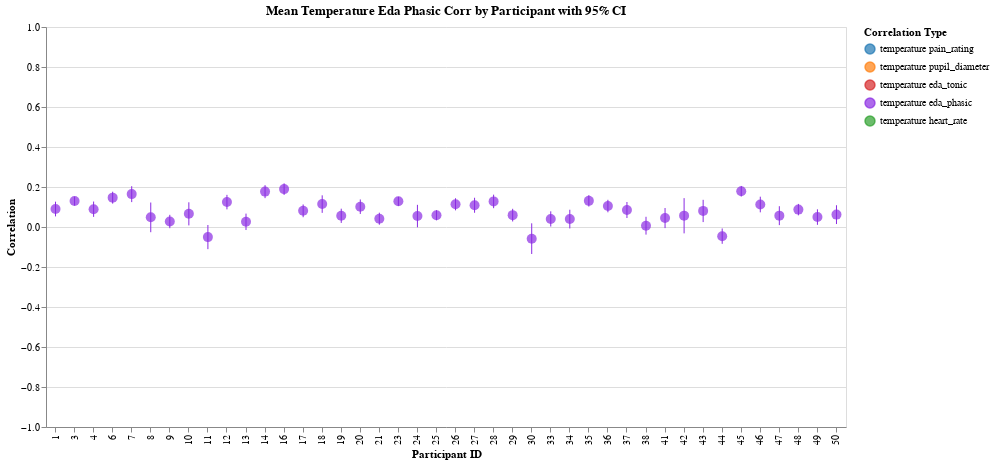

The notebook cell this image was saved under:
### Markdown cell above
## Temperature / EDA Phasic

### Code cell
col1, col2 = "temperature", "eda_phasic"

corr_by_trial = calculate_correlations_by_trial(df, col1, col2)
corr_by_participant = aggregate_correlations_fisher_z(
    corr_by_trial, col1, col2, "participant_id", include_ci=True
)
# plot_correlations_by_trial(corr_by_trial, col1, col2)
eda_phasic = plot_correlations_by_participant(
    corr_by_participant, col1, col2, with_config=-False, color_map=COLORS
)
eda_phasic

### Figure 1 — Vega-Lite specification as saved in the notebook (floating-point values rounded to 4 significant figures)
{"config": {"view": {"continuousWidth": 300, "continuousHeight": 300}}, "layer": [{"mark": {"type": "rule"}, "encoding": {"color": {"field": "correlation_type", "legend": {"labelExpr": "replace(replace(datum.label, '_corr', ''), '_', ' ')", "title": "Correlation Type"}, "scale": {"domain": ["temperature_pain_rating_corr", "temperature_pupil_diameter_corr", "temperature_eda_tonic_corr", "temperature_eda_phasic_corr", "temperature_heart_rate_corr"], "range": ["#1f77b4", "#ff7f0e", "#d62728", "#8a2be2", "#2ca02c"]}, "type": "nominal"}, "x": {"axis": {"title": "Participant ID"}, "field": "participant_id", "type": "ordinal"}, "y": {"axis": {"title": "Correlation"}, "field": "participant_id_temperature_eda_phasic_corr_ci_lower", "scale": {"domain": [-1, 1]}, "type": "quantitative"}, "y2": {"field": "participant_id_temperature_eda_phasic_corr_ci_upper"}}, "title": "Mean Temperature Eda Phasic Corr by Participant with 95% CI"}, {"mark": {"type": "circle", "size": 100}, "encoding": {"color": {"field": "correlation_type", "legend": {"labelExpr": "replace(replace(datum.label, '_corr', ''), '_', ' ')", "title": "Correlation Type"}, "scale": {"domain": ["temperature_pain_rating_corr", "temperature_pupil_diameter_corr", "temperature_eda_tonic_corr", "temperature_eda_phasic_corr", "temperature_heart_rate_corr"], "range": ["#1f77b4", "#ff7f0e", "#d62728", "#8a2be2", "#2ca02c"]}, "type": "nominal"}, "tooltip": [{"field": "participant_id", "title": "Participant", "type": "nominal"}, {"field": "participant_id_temperature_eda_phasic_corr_mean", "format": ".3f", "title": "Mean Correlation", "type": "quantitative"}, {"field": "participant_id_temperature_eda_phasic_corr_ci_lower", "format": ".3f", "title": "CI Lower", "type": "quantitative"}, {"field": "participant_id_temperature_eda_phasic_corr_ci_upper", "format": ".3f", "title": "CI Upper", "type": "quantitative"}], "x": {"axis": {"title": "Participant ID"}, "field": "participant_id", "type": "ordinal"}, "y": {"field": "participant_id_temperature_eda_phasic_corr_mean", "type": "quantitative"}}, "title": "Mean Temperature Eda Phasic Corr by Participant with 95% CI"}], "data": {"name": "data-e188fbaa2d3f49dec77cecc02621b56c"}, "height": 400, "width": 800, "$schema": "https://vega.github.io/schema/vega-lite/v5.20.1.json", "datasets": {"data-e188fbaa2d3f49dec77cecc02621b56c": [{"participant_id": 1, "participant_id_temperature_eda_phasic_corr_mean": 0.08993, "participant_id_temperature_eda_phasic_corr_ci_lower": 0.05298, "participant_id_temperature_eda_phasic_corr_ci_upper": 0.1266, "correlation_type": "temperature_eda_phasic_corr"}, {"participant_id": 3, "participant_id_temperature_eda_phasic_corr_mean": 0.1297, "participant_id_temperature_eda_phasic_corr_ci_lower": 0.1071, "participant_id_temperature_eda_phasic_corr_ci_upper": 0.1521, "correlation_type": "temperature_eda_phasic_corr"}, {"participant_id": 4, "participant_id_temperature_eda_phasic_corr_mean": 0.08913, "participant_id_temperature_eda_phasic_corr_ci_lower": 0.0507, "participant_id_temperature_eda_phasic_corr_ci_upper": 0.1273, "correlation_type": "temperature_eda_phasic_corr"}, {"participant_id": 6, "participant_id_temperature_eda_phasic_corr_mean": 0.1468, "participant_id_temperature_eda_phasic_corr_ci_lower": 0.1169, "participant_id_temperature_eda_phasic_corr_ci_upper": 0.1764, "correlation_type": "temperature_eda_phasic_corr"}, {"participant_id": 7, "participant_id_temperature_eda_phasic_corr_mean": 0.1645, "participant_id_temperature_eda_phasic_corr_ci_lower": 0.1245, "participant_id_temperature_eda_phasic_corr_ci_upper": 0.204, "correlation_type": "temperature_eda_phasic_corr"}, {"participant_id": 8, "participant_id_temperature_eda_phasic_corr_mean": 0.04844, "participant_id_temperature_eda_phasic_corr_ci_lower": -0.02605, "participant_id_temperature_eda_phasic_corr_ci_upper": 0.1224, "correlation_type": "temperature_eda_phasic_corr"}, {"participant_id": 9, "participant_id_temperature_eda_phasic_corr_mean": 0.02751, "participant_id_temperature_eda_phasic_corr_ci_lower": -0.005943, "participant_id_temperature_eda_phasic_corr_ci_upper": 0.0609, "correlation_type": "temperature_eda_phasic_corr"}, {"participant_id": 10, "participant_id_temperature_eda_phasic_corr_mean": 0.06596, "participant_id_temperature_eda_phasic_corr_ci_lower": 0.007969, "participant_id_temperature_eda_phasic_corr_ci_upper": 0.1235, "correlation_type": "temperature_eda_phasic_corr"}, {"participant_id": 11, "participant_id_temperature_eda_phasic_corr_mean": -0.05061, "participant_id_temperature_eda_phasic_corr_ci_lower": -0.1108, "participant_id_temperature_eda_phasic_corr_ci_upper": 0.00995, "correlation_type": "temperature_eda_phasic_corr"}, {"participant_id": 12, "participant_id_temperature_eda_phasic_corr_mean": 0.1247, "participant_id_temperature_eda_phasic_corr_ci_lower": 0.08827, "participant_id_temperature_eda_phasic_corr_ci_upper": 0.1607, "correlation_type": "temperature_eda_phasic_corr"}, {"participant_id": 13, "participant_id_temperature_eda_phasic_corr_mean": 0.02596, "participant_id_temperature_eda_phasic_corr_ci_lower": -0.01509, "participant_id_temperature_eda_phasic_corr_ci_upper": 0.06692, "correlation_type": "temperature_eda_phasic_corr"}, {"participant_id": 14, "participant_id_temperature_eda_phasic_corr_mean": 0.177, "participant_id_temperature_eda_phasic_corr_ci_lower": 0.1443, "participant_id_temperature_eda_phasic_corr_ci_upper": 0.2092, "correlation_type": "temperature_eda_phasic_corr"}, {"participant_id": 16, "participant_id_temperature_eda_phasic_corr_mean": 0.1895, "participant_id_temperature_eda_phasic_corr_ci_lower": 0.1603, "participant_id_temperature_eda_phasic_corr_ci_upper": 0.2183, "correlation_type": "temperature_eda_phasic_corr"}, {"participant_id": 17, "participant_id_temperature_eda_phasic_corr_mean": 0.08087, "participant_id_temperature_eda_phasic_corr_ci_lower": 0.04886, "participant_id_temperature_eda_phasic_corr_ci_upper": 0.1127, "correlation_type": "temperature_eda_phasic_corr"}, {"participant_id": 18, "participant_id_temperature_eda_phasic_corr_mean": 0.1147, "participant_id_temperature_eda_phasic_corr_ci_lower": 0.07067, "participant_id_temperature_eda_phasic_corr_ci_upper": 0.1583, "correlation_type": "temperature_eda_phasic_corr"}, {"participant_id": 19, "participant_id_temperature_eda_phasic_corr_mean": 0.05603, "participant_id_temperature_eda_phasic_corr_ci_lower": 0.02037, "participant_id_temperature_eda_phasic_corr_ci_upper": 0.09154, "correlation_type": "temperature_eda_phasic_corr"}, {"participant_id": 20, "participant_id_temperature_eda_phasic_corr_mean": 0.1016, "participant_id_temperature_eda_phasic_corr_ci_lower": 0.06517, "participant_id_temperature_eda_phasic_corr_ci_upper": 0.1377, "correlation_type": "temperature_eda_phasic_corr"}, {"participant_id": 21, "participant_id_temperature_eda_phasic_corr_mean": 0.04149, "participant_id_temperature_eda_phasic_corr_ci_lower": 0.0114, "participant_id_temperature_eda_phasic_corr_ci_upper": 0.07149, "correlation_type": "temperature_eda_phasic_corr"}, {"participant_id": 23, "participant_id_temperature_eda_phasic_corr_mean": 0.1284, "participant_id_temperature_eda_phasic_corr_ci_lower": 0.1056, "participant_id_temperature_eda_phasic_corr_ci_upper": 0.1511, "correlation_type": "temperature_eda_phasic_corr"}, {"participant_id": 24, "participant_id_temperature_eda_phasic_corr_mean": 0.0548, "participant_id_temperature_eda_phasic_corr_ci_lower": -0.001593, "participant_id_temperature_eda_phasic_corr_ci_upper": 0.1108, "correlation_type": "temperature_eda_phasic_corr"}, {"participant_id": 25, "participant_id_temperature_eda_phasic_corr_mean": 0.05888, "participant_id_temperature_eda_phasic_corr_ci_lower": 0.03364, "participant_id_temperature_eda_phasic_corr_ci_upper": 0.08404, "correlation_type": "temperature_eda_phasic_corr"}, {"participant_id": 26, "participant_id_temperature_eda_phasic_corr_mean": 0.1136, "participant_id_temperature_eda_phasic_corr_ci_lower": 0.08322, "participant_id_temperature_eda_phasic_corr_ci_upper": 0.1437, "correlation_type": "temperature_eda_phasic_corr"}, {"participant_id": 27, "participant_id_temperature_eda_phasic_corr_mean": 0.1088, "participant_id_temperature_eda_phasic_corr_ci_lower": 0.07113, "participant_id_temperature_eda_phasic_corr_ci_upper": 0.1462, "correlation_type": "temperature_eda_phasic_corr"}, {"participant_id": 28, "participant_id_temperature_eda_phasic_corr_mean": 0.128, "participant_id_temperature_eda_phasic_corr_ci_lower": 0.0941, "participant_id_temperature_eda_phasic_corr_ci_upper": 0.1617, "correlation_type": "temperature_eda_phasic_corr"}, {"participant_id": 29, "participant_id_temperature_eda_phasic_corr_mean": 0.05933, "participant_id_temperature_eda_phasic_corr_ci_lower": 0.02758, "participant_id_temperature_eda_phasic_corr_ci_upper": 0.09095, "correlation_type": "temperature_eda_phasic_corr"}, {"participant_id": 30, "participant_id_temperature_eda_phasic_corr_mean": -0.05864, "participant_id_temperature_eda_phasic_corr_ci_lower": -0.135, "participant_id_temperature_eda_phasic_corr_ci_upper": 0.01841, "correlation_type": "temperature_eda_phasic_corr"}, {"participant_id": 33, "participant_id_temperature_eda_phasic_corr_mean": 0.04037, "participant_id_temperature_eda_phasic_corr_ci_lower": 0.002331, "participant_id_temperature_eda_phasic_corr_ci_upper": 0.07828, "correlation_type": "temperature_eda_phasic_corr"}, {"participant_id": 34, "participant_id_temperature_eda_phasic_corr_mean": 0.03964, "participant_id_temperature_eda_phasic_corr_ci_lower": -0.007262, "participant_id_temperature_eda_phasic_corr_ci_upper": 0.08637, "correlation_type": "temperature_eda_phasic_corr"}, {"participant_id": 35, "participant_id_temperature_eda_phasic_corr_mean": 0.1307, "participant_id_temperature_eda_phasic_corr_ci_lower": 0.1022, "participant_id_temperature_eda_phasic_corr_ci_upper": 0.1591, "correlation_type": "temperature_eda_phasic_corr"}, {"participant_id": 36, "participant_id_temperature_eda_phasic_corr_mean": 0.1049, "participant_id_temperature_eda_phasic_corr_ci_lower": 0.07357, "participant_id_temperature_eda_phasic_corr_ci_upper": 0.136, "correlation_type": "temperature_eda_phasic_corr"}, {"participant_id": 37, "participant_id_temperature_eda_phasic_corr_mean": 0.08507, "participant_id_temperature_eda_phasic_corr_ci_lower": 0.04493, "participant_id_temperature_eda_phasic_corr_ci_upper": 0.1249, "correlation_type": "temperature_eda_phasic_corr"}, {"participant_id": 38, "participant_id_temperature_eda_phasic_corr_mean": 0.006509, "participant_id_temperature_eda_phasic_corr_ci_lower": -0.03808, "participant_id_temperature_eda_phasic_corr_ci_upper": 0.05107, "correlation_type": "temperature_eda_phasic_corr"}, {"participant_id": 41, "participant_id_temperature_eda_phasic_corr_mean": 0.04482, "participant_id_temperature_eda_phasic_corr_ci_lower": -0.005482, "participant_id_temperature_eda_phasic_corr_ci_upper": 0.09489, "correlation_type": "temperature_eda_phasic_corr"}, {"participant_id": 42, "participant_id_temperature_eda_phasic_corr_mean": 0.0567, "participant_id_temperature_eda_phasic_corr_ci_lower": -0.0318, "participant_id_temperature_eda_phasic_corr_ci_upper": 0.1443, "correlation_type": "temperature_eda_phasic_corr"}, {"participant_id": 43, "participant_id_temperature_eda_phasic_corr_mean": 0.08049, "participant_id_temperature_eda_phasic_corr_ci_lower": 0.02459, "participant_id_temperature_eda_phasic_corr_ci_upper": 0.1359, "correlation_type": "temperature_eda_phasic_corr"}, {"participant_id": 44, "participant_id_temperature_eda_phasic_corr_mean": -0.04583, "participant_id_temperature_eda_phasic_corr_ci_lower": -0.08411, "participant_id_temperature_eda_phasic_corr_ci_upper": -0.007413, "correlation_type": "temperature_eda_phasic_corr"}, {"participant_id": 45, "participant_id_temperature_eda_phasic_corr_mean": 0.1791, "participant_id_temperature_eda_phasic_corr_ci_lower": 0.1527, "participant_id_temperature_eda_phasic_corr_ci_upper": 0.2052, "correlation_type": "temperature_eda_phasic_corr"}, {"participant_id": 46, "participant_id_temperature_eda_phasic_corr_mean": 0.1126, "participant_id_temperature_eda_phasic_corr_ci_lower": 0.07333, "participant_id_temperature_eda_phasic_corr_ci_upper": 0.1515, "correlation_type": "temperature_eda_phasic_corr"}, {"participant_id": 47, "participant_id_temperature_eda_phasic_corr_mean": 0.05677, "participant_id_temperature_eda_phasic_corr_ci_lower": 0.009336, "participant_id_temperature_eda_phasic_corr_ci_upper": 0.1039, "correlation_type": "temperature_eda_phasic_corr"}, {"participant_id": 48, "participant_id_temperature_eda_phasic_corr_mean": 0.08691, "participant_id_temperature_eda_phasic_corr_ci_lower": 0.05834, "participant_id_temperature_eda_phasic_corr_ci_upper": 0.1153, "correlation_type": "temperature_eda_phasic_corr"}, {"participant_id": 49, "participant_id_temperature_eda_phasic_corr_mean": 0.04968, "participant_id_temperature_eda_phasic_corr_ci_lower": 0.01083, "participant_id_temperature_eda_phasic_corr_ci_upper": 0.08837, "correlation_type": "temperature_eda_phasic_corr"}, {"participant_id": 50, "participant_id_temperature_eda_phasic_corr_mean": 0.06192, "participant_id_temperature_eda_phasic_corr_ci_lower": 0.01479, "participant_id_temperature_eda_phasic_corr_ci_upper": 0.1088, "correlation_type": "temperature_eda_phasic_corr"}]}}
